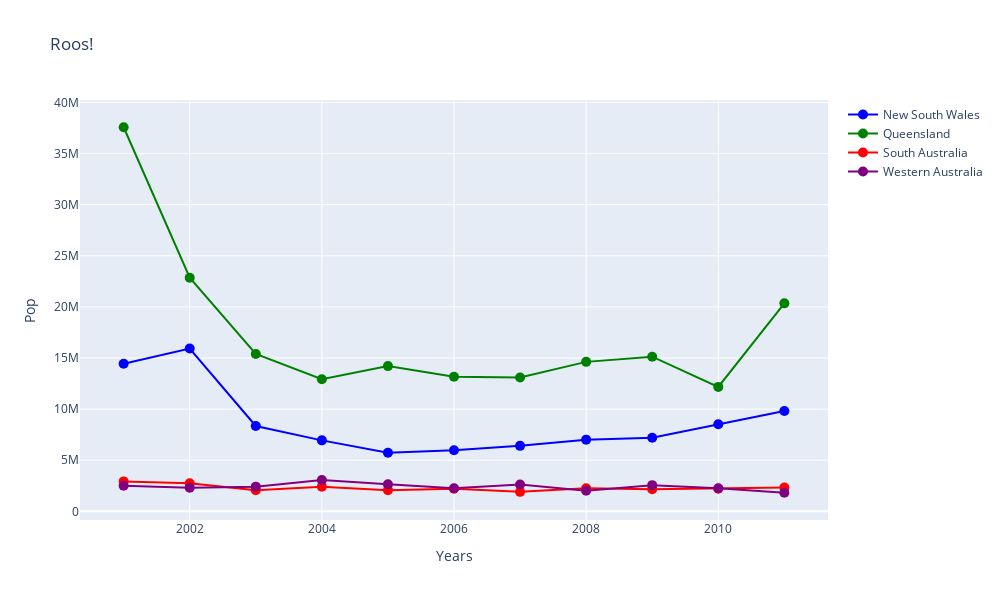

Source (notebook cell):
### Code cell
fig = go.Figure()
for i in range(len(df_s.columns[1:])):
    fig.add_trace(go.Scatter(x=df_s.Year.to_list(), y=df_s[df_s.columns[1:][i]].to_list(), mode='markers+lines', marker=dict(color=colors[i], size=10), name=df_s.columns[1:][i]))
fig.update_layout(title='Roos!', xaxis_title='Years', yaxis_title='Pop', width=1000, height=600)
fig.show()

### Figure 1 — Plotly figure (JSON) as saved in the notebook; plotly's stock layout.template omitted (floating-point values rounded to 4 significant figures)
{"data": [{"marker": {"color": "blue", "size": 10}, "mode": "markers+lines", "name": "New South Wales", "type": "scatter", "x": [2001, 2002, 2003, 2004, 2005, 2006, 2007, 2008, 2009, 2010, 2011], "y": [14433247, 15930606, 8350717, 6942897, 5724636, 5982677, 6403804, 7012146, 7205295, 8524122, 9817126]}, {"marker": {"color": "green", "size": 10}, "mode": "markers+lines", "name": "Queensland", "type": "scatter", "x": [2001, 2002, 2003, 2004, 2005, 2006, 2007, 2008, 2009, 2010, 2011], "y": [37576301, 22858130, 15391410, 12927687, 14209865, 13158664, 13088645, 14622250, 15127076, 12174817, 20347254]}, {"marker": {"color": "red", "size": 10}, "mode": "markers+lines", "name": "South Australia", "type": "scatter", "x": [2001, 2002, 2003, 2004, 2005, 2006, 2007, 2008, 2009, 2010, 2011], "y": [2929001, 2746002, 2065003, 2399004, 2071005, 2215006, 1905007, 2248008, 2156009, 2207010, 2329611]}, {"marker": {"color": "purple", "size": 10}, "mode": "markers+lines", "name": "Western Australia", "type": "scatter", "x": [2001, 2002, 2003, 2004, 2005, 2006, 2007, 2008, 2009, 2010, 2011], "y": [2499481, 2318802, 2415403, 3053349, 2638805, 2258606, 2619182, 2022133, 2559979, 2260117, 1817730]}], "layout": {"height": 600, "title": {"text": "Roos!"}, "width": 1000, "xaxis": {"autorange": true, "range": [2000.0, 2012.0], "title": {"text": "Years"}, "type": "linear"}, "yaxis": {"autorange": true, "range": [-848300.0, 40240000.0], "title": {"text": "Pop"}, "type": "linear"}}}
